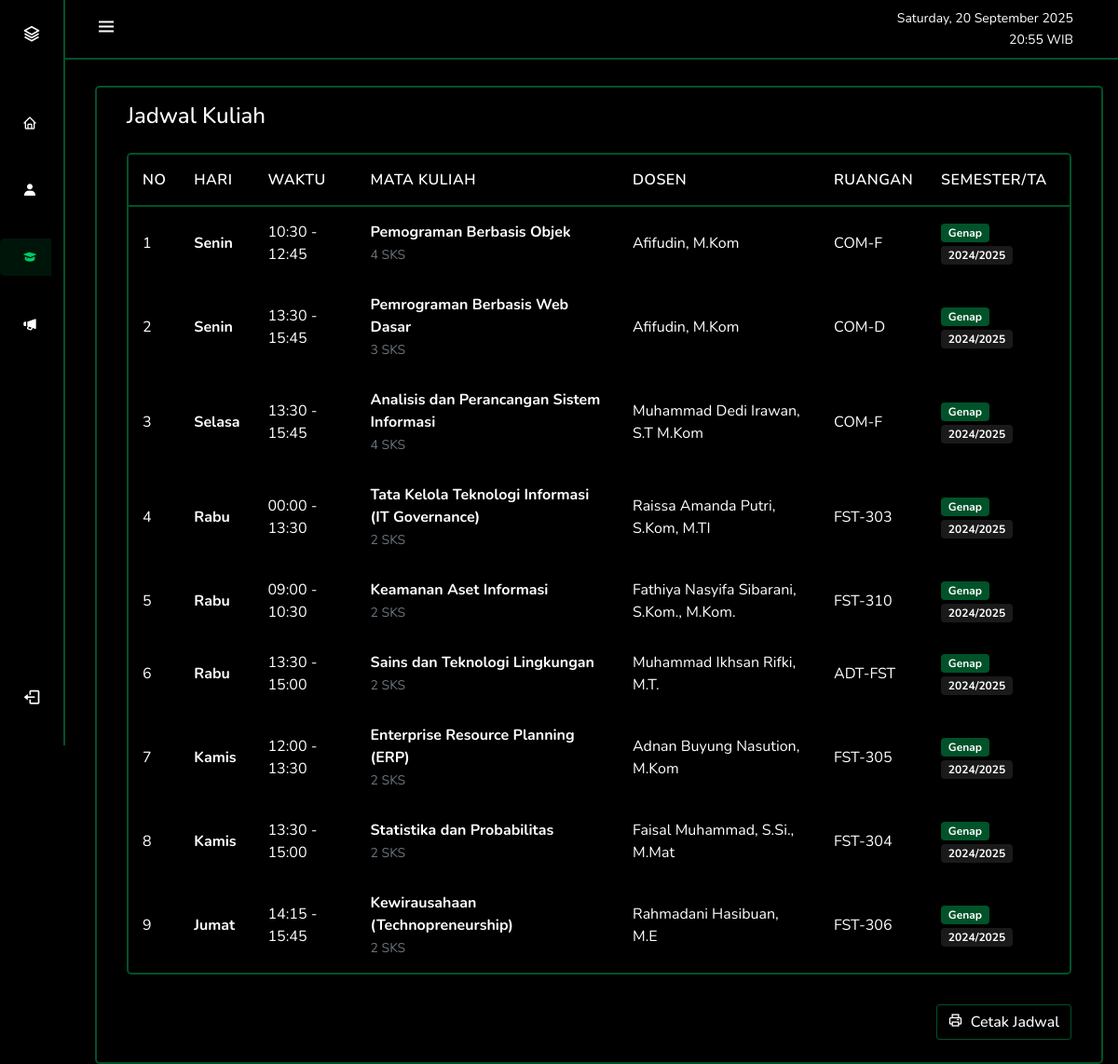
Screenshot of /views/mahasiswa/pages/jadwal-kuliah.php (signed in) with the database file from the repository.
### tables this page shows
CREATE TABLE `jadwal_kuliah` (
  `id` int(11) NOT NULL,
  `hari` enum('Senin','Selasa','Rabu','Kamis','Jumat','Sabtu') NOT NULL,
  `waktu_mulai` time NOT NULL,
  `waktu_selesai` time NOT NULL,
  `matkul_id` int(11) NOT NULL,
  `ruangan` varchar(20) DEFAULT NULL,
  `dosen_nip` varchar(20) NOT NULL,
  `semester` enum('Ganjil','Genap') NOT NULL,
  `tahun_ajaran` varchar(9) NOT NULL
);

CREATE TABLE `matkul` (
  `id` int(11) NOT NULL,
  `kode` char(8) DEFAULT NULL,
  `matakuliah` varchar(100) DEFAULT NULL,
  `dosen` varchar(100) DEFAULT NULL,
  `kelas` varchar(20) DEFAULT NULL,
  `wp` enum('W','P') DEFAULT NULL,
  `sks` int(11) DEFAULT NULL,
  `semester` tinyint(4) DEFAULT NULL,
  `prodi` varchar(10) DEFAULT NULL,
  `created_at` timestamp NOT NULL DEFAULT current_timestamp(),
  `updated_at` timestamp NOT NULL DEFAULT current_timestamp() ON UPDATE current_timestamp()
);

CREATE TABLE `dosen` (
  `nip` varchar(20) NOT NULL,
  `nama` varchar(100) NOT NULL,
  `pangkat` varchar(50) DEFAULT NULL,
  `alamat` text DEFAULT NULL,
  `nohp` varchar(15) DEFAULT NULL,
  `email` varchar(100) DEFAULT NULL,
  `prodi` varchar(10) DEFAULT NULL,
  `user_id` int(11) DEFAULT NULL,
  `foto_profil` varchar(255) DEFAULT NULL
);

### views/mahasiswa/pages/jadwal-kuliah.php (the view, shortened to what this page needs)
<?php
require_once __DIR__.'/../../../includes/config.php';
$user_id = $_SESSION['user_id'];
$mahasiswa_sql = "SELECT m.*, ps.nama_prodi
                  FROM mahasiswa m
                  LEFT JOIN program_studi ps ON m.prodi = ps.kode_prodi
                  WHERE m.user_id = ?";
$mahasiswa_stmt = $conn->prepare($mahasiswa_sql);
$mahasiswa_stmt->bind_param("i", $user_id);
$mahasiswa_stmt->execute();
$mahasiswa_result = $mahasiswa_stmt->get_result();
$mahasiswa_data = $mahasiswa_result->fetch_assoc();
$current_date = date('l, d F Y');
$current_time = date('H:i');
$page = isset($_GET['page']) ? (int)$_GET['page'] : 1;
$per_page = 10;
$offset = ($page - 1) * $per_page;
$where_clauses = [];
$params = [];
$param_types = '';
$where_clauses[] = "jk.id IN (SELECT k.jadwal_id FROM krs k WHERE k.mahasiswa_id = ? AND k.status = 'aktif')";
$params[] = $mahasiswa_data['id'];
$param_types .= 'i';
$where_clause = '';
if (!empty($where_clauses)) {
    $where_clause = "WHERE " . implode(' AND ', $where_clauses);
}
$sql = "SELECT jk.*, mk.matakuliah, mk.sks, d.nama as dosen
        FROM jadwal_kuliah jk
        LEFT JOIN matkul mk ON jk.matkul_id = mk.id
        LEFT JOIN dosen d ON jk.dosen_nip = d.nip
        $where_clause
        ORDER BY
            CASE jk.hari
                WHEN 'Senin' THEN 1
                WHEN 'Selasa' THEN 2
                WHEN 'Rabu' THEN 3
                WHEN 'Kamis' THEN 4
                WHEN 'Jumat' THEN 5
                WHEN 'Sabtu' THEN 6
                ELSE 7
            END,
            jk.waktu_mulai ASC
        LIMIT ?, ?";
$stmt = $conn->prepare($sql);
$params[] = $offset;
$params[] = $per_page;
$param_types .= 'ii';
if (!empty($params)) {
    if (!$stmt->bind_param($param_types, ...$params)) {
        die("Error binding parameters: " . $stmt->error);
    }
}
if (!$stmt->execute()) {
    die("Error executing statement: " . $stmt->error);
}
$result = $stmt->get_result();
?>
<!DOCTYPE html>
<html lang="id">
<head>
    <link rel="stylesheet" href="https://cdn.jsdelivr.net/npm/bootstrap@5.0.0-beta1/dist/css/bootstrap.min.css" />
    <link rel="stylesheet" href="https://cdn.jsdelivr.net/npm/boxicons@latest/css/boxicons.min.css" />
    <link rel="stylesheet" href="https://cdnjs.cloudflare.com/ajax/libs/font-awesome/6.0.0-beta3/css/all.min.css" />
    <link rel="stylesheet" href="/richie/css/style.css" />
    <link rel="stylesheet" href="/richie/css/table.css" />
</head>
<body id="body-pd">
    <header class="header" id="header">
        <div class="header_toggle">
            <i class="bx bx-menu" id="header-toggle"></i>
        </div>
        <div class="d-flex align-items-center ms-auto">
            <div class="text-end me-3" style="color: white;">
                <small class="d-block"><?php echo $current_date; ?></small>
                <small><?php echo $current_time; ?> WIB</small>
            </div>
        </div>
    </header>
    <div class="l-navbar" id="nav-bar">
        <nav class="nav">
            <div>
                <a href="#" class="nav_logo">
                    <i class="bx bx-layer nav_logo-icon"></i>
                    <span class="nav_logo-name">UIN Sumatera Utara</span><br />
                </a>
                <div class="nav_list">
                    <a href="/richie/views/mahasiswa/dashboard.php" class="nav_link">
                        <i class="bx bx-home"></i>
                    </a>
                    <a href="biodata.php" class="nav_link">
                        <i class="bx bxs-user"></i>
                    </a>
                    <div class="accordion-item bg-transparent border-0">
                        <a class="nav_link collapsed active" data-bs-toggle="collapse" href="#submenuAkademik" role="button" aria-expanded="false" aria-controls="submenuAkademik">
                            <i class="bx bxs-graduation"></i>
                        </a>
                    </div>
                    <a href="#" class="nav_link">
                        <i class="bx bxs-megaphone"></i>
                    </a>
                </div>
            </div>
            <a href="/richie/logout.php" class="nav_link">
                <i class='bx bx-log-out nav_icon'></i>
            </a>
        </nav>
    </div>
    <main>
            <div class="card">
                <div class="card-header">
                    <h4 class="mb-0">Jadwal Kuliah</h4>
                </div>
                <div class="card-body">
                    <div class="table-data">
                        <table class="table-custom">
                            <thead>
                                <tr>
                                    <th>No</th>
                                    <th>Hari</th>
                                    <th>Waktu</th>
                                    <th>Mata Kuliah</th>
                                    <th>Dosen</th>
                                    <th>Ruangan</th>
                                    <th>Semester/TA</th>
                                </tr>
                            </thead>
                            <tbody>
                                <?php if ($result->num_rows > 0): ?>
                                    <?php $no = $offset + 1; ?>
                                    <?php while($row = $result->fetch_assoc()): ?>
                                    <tr>
                                        <td><?php echo $no++; ?></td>
                                        <td class="fw-bold"><?php echo htmlspecialchars($row['hari']); ?></td>
                                        <td>
                                            <?php
                                                $waktu_mulai = date("H:i", strtotime($row['waktu_mulai']));
                                                $waktu_selesai = date("H:i", strtotime($row['waktu_selesai']));
                                                echo $waktu_mulai . ' - ' . $waktu_selesai;
                                            ?>
                                        </td>
                                        <td>
                                            <strong><?php echo htmlspecialchars($row['matakuliah']); ?></strong><br>
                                            <small class="text-muted"><?php echo $row['sks']; ?> SKS</small>
                                        </td>
                                        <td><?php echo htmlspecialchars($row['dosen']); ?></td>
                                        <td><?php echo htmlspecialchars($row['ruangan']); ?></td>
                                        <td>
                                            <span class="badge badge-semester">
                                                <?php echo htmlspecialchars($row['semester']); ?>
                                            </span>
                                            <span class="badge badge-tahun">
                                                <?php echo htmlspecialchars($row['tahun_ajaran']); ?>
                                            </span>
                                        </td>
                                    </tr>
                                    <?php endwhile; ?>
                                <?php endif; ?>
                            </tbody>
                        </table>
                    </div>
                    <div class="text-end mt-4">
                        <button class="btn btn-success" onclick="window.print()">
                            <i class="bx bx-printer me-1"></i> Cetak Jadwal
                        </button>
                    </div>
                </div>
            </div>
    </main>
</body>
</html>

### css/style.css (style rules this page uses)
:root { --header-height: 3rem; --nav-width: 70px; --body-font: "Nunito", sans-serif; --normal-font-size: 1rem; --z-fixed: 100; }
body { position: relative; margin: var(--header-height) 0 0 0; padding: 0 1rem; font-family: var(--body-font); font-size: var(--normal-font-size); background-color: black; color: #f5f5f5; transition: 0.5s; overflow-x: hidden; }
a { text-decoration: none; }
.header { width: 100%; height: var(--header-height); position: fixed; top: 0; left: 0; display: flex; align-items: center; justify-content: space-between; padding: 0 1rem; background-color: rgb(0, 0, 0); border-bottom: 2px solid #00cc6666; z-index: var(--z-fixed); transition: 0.5s; }
.header_toggle { color: rgb(255, 255, 255); font-size: 1.5rem; cursor: pointer; }
.header_toggle::after { margin-left: 150px; }
.l-navbar { position: fixed; top: 0; left: -30%; width: var(--nav-width); height: 100vh; background-color: black; padding: 0.5rem 0.5rem 0 0; transition: 0.5s; z-index: var(--z-fixed); border-right: 2px solid #00cc6666; }
.nav { height: 100%; display: flex; flex-direction: column; justify-content: space-between; overflow: hidden; }
.nav_logo, .nav_link { display: grid; grid-template-columns: max-content max-content; align-items: center; column-gap: 1rem; padding: 0.5rem 0 0.5rem 1.5rem; color: #ffffff; }
.nav_logo { margin-bottom: 2rem; }
.nav_logo-icon { font-size: 1.25rem; color: rgb(255, 255, 255); }
.nav_link { position: relative; color: rgb(255, 255, 255); margin-bottom: 2rem; transition: 0.3s; border-radius: 5px; }
.nav_icon { font-size: 1.25rem; }
.active { color: #00cc66; background-color: #00cc661a; border-radius: 5px; transition: all 0.3s ease-in-out; }
.active::before { display: block; background-color: #00cc6666; }
main { margin-top: 5.75rem !important; }
.card { display: flex; justify-content: space-between; align-items: left; padding: 0.5rem 1rem; background-color: #000000; border-radius: 5px; color: #ffffff; text-align: left; position: relative; flex-direction: column; min-width: 0; word-wrap: break-word; background-clip: border-box; border: 2px solid #00cc6666; }
@media screen and (min-width: 768px) { body { margin: calc(var(--header-height) + 1rem) 0 0 0; padding-left: calc(var(--nav-width) + 2rem); } }
@media screen and (min-width: 768px) { .header { height: calc(var(--header-height) + 1rem); padding: 0 2rem 0 calc(var(--nav-width) + 2rem); } }
@media screen and (min-width: 768px) { .l-navbar { left: 0; padding: 1rem 0.8rem 0 0; } }

### css/table.css (style rules this page uses)
.table-custom { width: 100%; border-collapse: separate; border-spacing: 0; background-color: #000000; border-radius: 5px; color: #ffffff; text-align: left; margin-bottom: 2rem; background-clip: border-box; border: 2px solid #00cc6666; overflow: hidden; }
.table-custom thead { background-color: #000000; }
.table-custom thead th { color: #ffffff; border-bottom: 2px solid #00cc6666; font-weight: 600; text-transform: uppercase; font-size: 1rem; letter-spacing: 0.5px; }
.table-custom th, .table-custom td { padding: 15px; }
.table-custom tbody tr { transition: all 0.2s ease; }
.table-custom tbody tr:last-child td { border-bottom: none; }
.btn { display: inline-block; font-weight: 500; text-align: center; white-space: nowrap; vertical-align: middle; user-select: none; border: 1px solid transparent; padding: 0.375rem 0.75rem; font-size: 1rem; line-height: 1.5; border-radius: 0.25rem; transition: all 0.15s ease-in-out; cursor: pointer; }
.btn-success { color: #fff; background-color: #000000; border-color: #00cc6666; }

### views/mahasiswa/pages/jadwal-kuliah.php (style rules this page uses)
.badge-semester { background-color: #00cc6666; color: white; }
.badge-tahun { background-color: #ffffff1a; color: white; }

### rows the page displays
jadwal_kuliah: hari "Senin", waktu_mulai "10:30", waktu_selesai "12:45", matkul.matakuliah "Pemograman Berbasis Objek", matkul.sks "4", dosen_nip.nama "Afifudin, M.Kom", ruangan "COM-F", semester "Genap", tahun_ajaran "2024/2025"
jadwal_kuliah: hari "Senin", waktu_mulai "13:30", waktu_selesai "15:45", matkul.matakuliah "Pemrograman Berbasis Web Dasar", matkul.sks "3", dosen_nip.nama "Afifudin, M.Kom", ruangan "COM-D", semester "Genap", tahun_ajaran "2024/2025"
jadwal_kuliah: hari "Selasa", waktu_mulai "13:30", waktu_selesai "15:45", matkul.matakuliah "Analisis dan Perancangan Sistem Informasi", matkul.sks "4", dosen_nip.nama "Muhammad Dedi Irawan, S.T M.Kom", ruangan "COM-F", semester "Genap", tahun_ajaran "2024/2025"
jadwal_kuliah: hari "Rabu", waktu_mulai "00:00", waktu_selesai "13:30", matkul.matakuliah "Tata Kelola Teknologi Informasi (IT Governance)", matkul.sks "2", dosen_nip.nama "Raissa Amanda Putri, S.Kom, M.TI", ruangan "FST-303", semester "Genap", tahun_ajaran "2024/2025"
jadwal_kuliah: hari "Rabu", waktu_mulai "09:00", waktu_selesai "10:30", matkul.matakuliah "Keamanan Aset Informasi", matkul.sks "2", dosen_nip.nama "Fathiya Nasyifa Sibarani, S.Kom., M.Kom.", ruangan "FST-310", semester "Genap", tahun_ajaran "2024/2025"
jadwal_kuliah: hari "Rabu", waktu_mulai "13:30", waktu_selesai "15:00", matkul.matakuliah "Sains dan Teknologi Lingkungan", matkul.sks "2", dosen_nip.nama "Muhammad Ikhsan Rifki, M.T.", ruangan "ADT-FST", semester "Genap", tahun_ajaran "2024/2025"
jadwal_kuliah: hari "Kamis", waktu_mulai "12:00", waktu_selesai "13:30", matkul.matakuliah "Enterprise Resource Planning (ERP)", matkul.sks "2", dosen_nip.nama "Adnan Buyung Nasution, M.Kom", ruangan "FST-305", semester "Genap", tahun_ajaran "2024/2025"
jadwal_kuliah: hari "Kamis", waktu_mulai "13:30", waktu_selesai "15:00", matkul.matakuliah "Statistika dan Probabilitas", matkul.sks "2", dosen_nip.nama "Faisal Muhammad, S.Si., M.Mat", ruangan "FST-304", semester "Genap", tahun_ajaran "2024/2025"
jadwal_kuliah: hari "Jumat", waktu_mulai "14:15", waktu_selesai "15:45", matkul.matakuliah "Kewirausahaan (Technopreneurship)", matkul.sks "2", dosen_nip.nama "Rahmadani Hasibuan, M.E", ruangan "FST-306", semester "Genap", tahun_ajaran "2024/2025"
